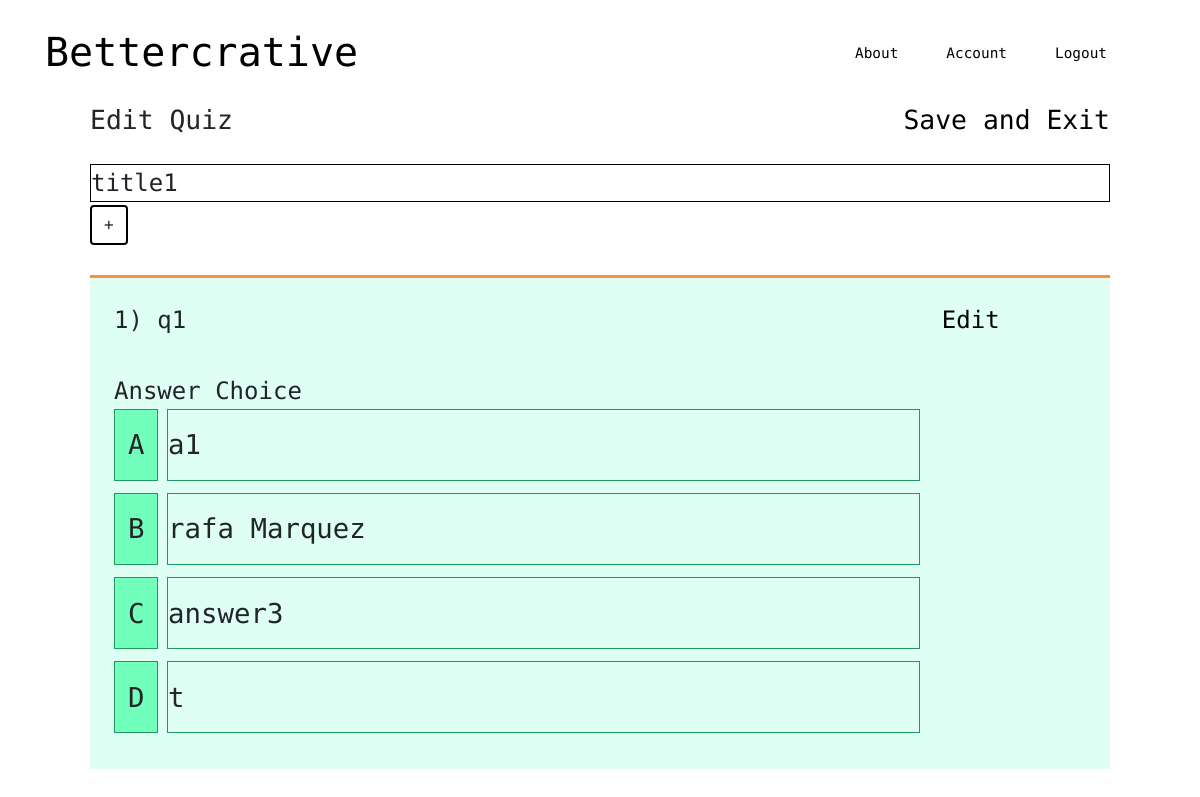
Before: /quiz/1 (signed in) with the older database file.
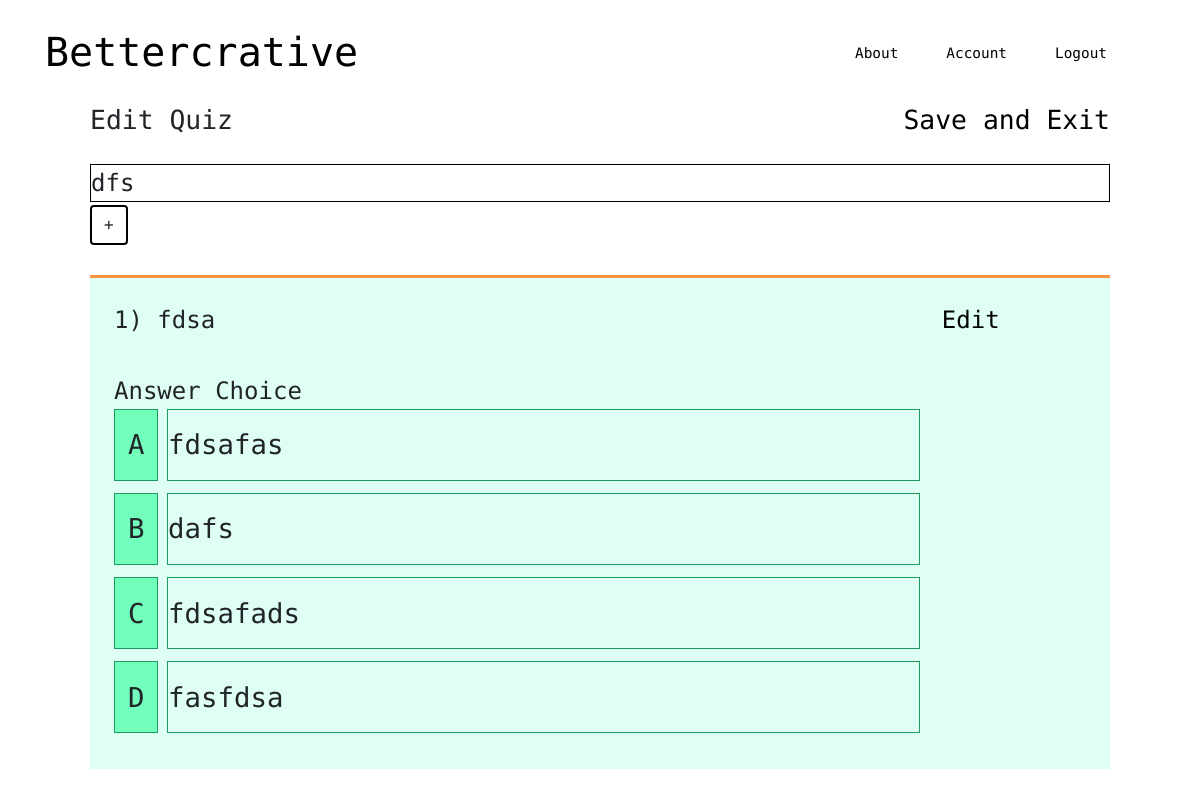
After: the same page with the newer database file.
### bettercrative/models.py (models this page shows, shortened)
class Quiz(db.Model):
    id = db.Column(db.Integer, primary_key=True)
    name = db.Column(db.String(50), unique=True, nullable=False)
    question_content = db.Column(db.String, nullable=False)
    question_answers = db.relationship('Answer', backref='quiz', lazy=True, collection_class=list,
                                       cascade="all, delete, delete-orphan")
    date_created = db.Column(db.Date, nullable=False, default=datetime.today())
    user_id = db.Column(db.Integer, db.ForeignKey('user.id'), nullable=False)
    classroom_host_id = db.Column(db.Integer, db.ForeignKey('classroom.id'), nullable=True)
    active_question = db.Column(db.String, nullable=True)
    questions = db.relationship('Question', backref='quiz', lazy=True, collection_class=list, cascade="all, delete, delete-orphan")

class Answer(db.Model):
    id = db.Column(db.Integer, primary_key=True)
    content = db.Column(db.Text, nullable=False)
    quiz_id = db.Column(db.Integer, db.ForeignKey('quiz.id'), nullable=False)
    correct = db.Column(db.Boolean, nullable=False, default=False)
    def __repr__(self):
        return f"Answer('{self.content}', '{self.correct}')"

### bettercrative/quizzes/routes.py (the view)
@quizzes.route("/quiz/<int:quiz_id>")
@login_required
def quiz(quiz_id):
    quiz = Quiz.query.get_or_404(quiz_id)
    return render_template('quiz.html', title=quiz.name, quiz=quiz)

### bettercrative/models.py (called while the page is built)
@login_manager.user_loader
def load_user(id):
    return User.query.get(int(id))

### bettercrative/templates/quiz.html (shortened to what this page needs)
{% extends "layout.html" %}
{% block content %}
    <div id = "quiz-content-container">
        <div id = "editing-container">
            <div id = "edit-section">
                <div class ="headerSection">
                    <div class = "editSign">Edit Quiz</div>
                    <div class = "SaveExitBtn" > <a href ="{{ url_for('users.account')}}" >Save and Exit</a></div>
                </div>
            </div>
            <div id = "quiz-title">
                <div id="quizname">
                    {{quiz.name}}
                </div>
            </div>
            <div>
                <button class="btn" onclick="addQuestion('{{ url_for('quizzes.add_question') }}', q_id={{ quiz.id }})">
                    +
                </button>
            </div>
            <div id = "questions">
                <div id = "given-question">
                    <div id = "question">
                        <div class = "multiple-choice">
                            <div class = "question-edit-header">
                                <div class="question-number">
                                    <label>1) {{quiz.question_content}}</label>
                                    <a id = "Quiz-Edit" href= "#"> Edit</a>
                                </div>
                            </div>
                            <div class = "answerchoices">
                                <div class = "menu">
                                    <div class = "answerchoices-header">
                                        Answer Choice
                                    </div>
                                </div>
                            </div>
                            {%for eachanswer in quiz.question_answers%}
                            <div class = "answerContainer reset">
                                <div class = "answerChoice">
                                    {%if quiz.question_answers.index(eachanswer) == 0%}
                                    <span class = "choice"> A </span>
                                    {%elif quiz.question_answers.index(eachanswer) == 1 %}
                                    <span class = "choice"> B</span>
                                    {%elif quiz.question_answers.index(eachanswer) == 2 %}
                                    <span class = "choice"> C</span>
                                    {%else %}
                                    <span class = "choice"> D</span>
                                    {%endif%}
                                    <div class = "answerBox">
                                        <div class = "answerBox-answer">
                                            {{eachanswer.content}}
                                        </div>
                                    </div>
                                </div>
                            {%endfor%}
                            </div>
                        </div>
                    </div>
                </div>
            </div>
        </div>
    </div>
{% endblock %}

Changed rows visible on the page:
changed Quiz: name "title1" → "dfs"; question_content "q1" → "fdsa"
changed Answer: content "a1" → "fdsafas"
changed Answer: content "rafa Marquez" → "dafs"
changed Answer: content "answer3" → "fdsafads"
changed Answer: content "t" → "fasfdsa"
